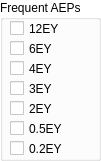
  <widget class="QGroupBox" name="groupBox_FAEP">
   <property name="geometry">
    <rect>
     <x>10</x>
     <y>370</y>
     <width>101</width>
     <height>161</height>
    </rect>
   </property>
   <property name="palette">
    <palette>
     <active>
      <colorrole role="WindowText">
       <brush brushstyle="SolidPattern">
        <color alpha="255">
         <red>0</red>
         <green>0</green>
         <blue>0</blue>
        </color>
       </brush>
      </colorrole>
      <colorrole role="Button">
       <brush brushstyle="SolidPattern">
        <color alpha="255">
         <red>255</red>
         <green>255</green>
         <blue>255</blue>
        </color>
       </brush>
      </colorrole>
      <colorrole role="Light">
       <brush brushstyle="SolidPattern">
        <color alpha="255">
         <red>255</red>
         <green>255</green>
         <blue>255</blue>
        </color>
       </brush>
      </colorrole>
      <colorrole role="Midlight">
       <brush brushstyle="SolidPattern">
        <color alpha="255">
         <red>255</red>
         <green>255</green>
         <blue>255</blue>
        </color>
       </brush>
      </colorrole>
      <colorrole role="Dark">
       <brush brushstyle="SolidPattern">
        <color alpha="255">
         <red>127</red>
         <green>127</green>
         <blue>127</blue>
        </color>
       </brush>
      </colorrole>
      <colorrole role="Mid">
       <brush brushstyle="SolidPattern">
        <color alpha="255">
         <red>170</red>
         <green>170</green>
         <blue>170</blue>
        </color>
       </brush>
      </colorrole>
      <colorrole role="Text">
       <brush brushstyle="SolidPattern">
        <color alpha="255">
         <red>0</red>
         <green>0</green>
         <blue>0</blue>
        </color>
       </brush>
      </colorrole>
      <colorrole role="BrightText">
       <brush brushstyle="SolidPattern">
        <color alpha="255">
         <red>255</red>
         <green>255</green>
         <blue>255</blue>
        </color>
       </brush>
      </colorrole>
      <colorrole role="ButtonText">
       <brush brushstyle="SolidPattern">
        <color alpha="255">
         <red>0</red>
         <green>0</green>
         <blue>0</blue>
        </color>
       </brush>
      </colorrole>
      <colorrole role="Base">
       <brush brushstyle="SolidPattern">
        <color alpha="255">
         <red>255</red>
         <green>255</green>
         <blue>255</blue>
        </color>
       </brush>
      </colorrole>
      <colorrole role="Window">
       <brush brushstyle="SolidPattern">
        <color alpha="255">
         <red>255</red>
         <green>255</green>
         <blue>255</blue>
        </color>
       </brush>
      </colorrole>
      <colorrole role="Shadow">
       <brush brushstyle="SolidPattern">
        <color alpha="255">
         <red>0</red>
         <green>0</green>
         <blue>0</blue>
        </color>
       </brush>
      </colorrole>
      <colorrole role="AlternateBase">
       <brush brushstyle="SolidPattern">
        <color alpha="255">
         <red>255</red>
         <green>255</green>
         <blue>255</blue>
        </color>
       </brush>
      </colorrole>
      <colorrole role="ToolTipBase">
       <brush brushstyle="SolidPattern">
        <color alpha="255">
         <red>255</red>
         <green>255</green>
         <blue>220</blue>
        </color>
       </brush>
      </colorrole>
      <colorrole role="ToolTipText">
       <brush brushstyle="SolidPattern">
        <color alpha="255">
         <red>0</red>
         <green>0</green>
         <blue>0</blue>
        </color>
       </brush>
      </colorrole>
     </active>
     <inactive>
      <colorrole role="WindowText">
       <brush brushstyle="SolidPattern">
        <color alpha="255">
         <red>0</red>
         <green>0</green>
         <blue>0</blue>
        </color>
       </brush>
      </colorrole>
      <colorrole role="Button">
       <brush brushstyle="SolidPattern">
        <color alpha="255">
         <red>255</red>
         <green>255</green>
         <blue>255</blue>
        </color>
       </brush>
      </colorrole>
      <colorrole role="Light">
       <brush brushstyle="SolidPattern">
        <color alpha="255">
         <red>255</red>
         <green>255</green>
         <blue>255</blue>
        </color>
       </brush>
      </colorrole>
      <colorrole role="Midlight">
       <brush brushstyle="SolidPattern">
        <color alpha="255">
         <red>255</red>
         <green>255</green>
         <blue>255</blue>
        </color>
       </brush>
      </colorrole>
      <colorrole role="Dark">
       <brush brushstyle="SolidPattern">
        <color alpha="255">
         <red>127</red>
         <green>127</green>
         <blue>127</blue>
        </color>
       </brush>
      </colorrole>
      <colorrole role="Mid">
       <brush brushstyle="SolidPattern">
        <color alpha="255">
         <red>170</red>
         <green>170</green>
         <blue>170</blue>
        </color>
       </brush>
      </colorrole>
      <colorrole role="Text">
       <brush brushstyle="SolidPattern">
        <color alpha="255">
         <red>0</red>
         <green>0</green>
         <blue>0</blue>
        </color>
       </brush>
      </colorrole>
      <colorrole role="BrightText">
       <brush brushstyle="SolidPattern">
        <color alpha="255">
         <red>255</red>
         <green>255</green>
         <blue>255</blue>
        </color>
       </brush>
      </colorrole>
      <colorrole role="ButtonText">
       <brush brushstyle="SolidPattern">
        <color alpha="255">
         <red>0</red>
         <green>0</green>
         <blue>0</blue>
        </color>
       </brush>
      </colorrole>
      <colorrole role="Base">
       <brush brushstyle="SolidPattern">
        <color alpha="255">
         <red>255</red>
         <green>255</green>
         <blue>255</blue>
        </color>
       </brush>
      </colorrole>
      <colorrole role="Window">
       <brush brushstyle="SolidPattern">
        <color alpha="255">
         <red>255</red>
         <green>255</green>
         <blue>255</blue>
        </color>
       </brush>
      </colorrole>
      <colorrole role="Shadow">
       <brush brushstyle="SolidPattern">
        <color alpha="255">
         <red>0</red>
         <green>0</green>
         <blue>0</blue>
        </color>
       </brush>
      </colorrole>
      <colorrole role="AlternateBase">
       <brush brushstyle="SolidPattern">
        <color alpha="255">
         <red>255</red>
         <green>255</green>
         <blue>255</blue>
        </color>
       </brush>
      </colorrole>
      <colorrole role="ToolTipBase">
       <brush brushstyle="SolidPattern">
        <color alpha="255">
         <red>255</red>
         <green>255</green>
         <blue>220</blue>
        </color>
       </brush>
      </colorrole>
      <colorrole role="ToolTipText">
       <brush brushstyle="SolidPattern">
        <color alpha="255">
         <red>0</red>
         <green>0</green>
         <blue>0</blue>
        </color>
       </brush>
      </colorrole>
     </inactive>
     <disabled>
      <colorrole role="WindowText">
       <brush brushstyle="SolidPattern">
        <color alpha="255">
         <red>127</red>
         <green>127</green>
         <blue>127</blue>
        </color>
       </brush>
      </colorrole>
      <colorrole role="Button">
       <brush brushstyle="SolidPattern">
        <color alpha="255">
         <red>255</red>
         <green>255</green>
         <blue>255</blue>
        </color>
       </brush>
      </colorrole>
      <colorrole role="Light">
       <brush brushstyle="SolidPattern">
        <color alpha="255">
         <red>255</red>
         <green>255</green>
         <blue>255</blue>
        </color>
       </brush>
      </colorrole>
      <colorrole role="Midlight">
       <brush brushstyle="SolidPattern">
        <color alpha="255">
         <red>255</red>
         <green>255</green>
         <blue>255</blue>
        </color>
       </brush>
      </colorrole>
      <colorrole role="Dark">
       <brush brushstyle="SolidPattern">
        <color alpha="255">
         <red>127</red>
         <green>127</green>
         <blue>127</blue>
        </color>
       </brush>
      </colorrole>
      <colorrole role="Mid">
       <brush brushstyle="SolidPattern">
        <color alpha="255">
         <red>170</red>
         <green>170</green>
         <blue>170</blue>
        </color>
       </brush>
      </colorrole>
      <colorrole role="Text">
       <brush brushstyle="SolidPattern">
        <color alpha="255">
         <red>127</red>
         <green>127</green>
         <blue>127</blue>
        </color>
       </brush>
      </colorrole>
      <colorrole role="BrightText">
       <brush brushstyle="SolidPattern">
        <color alpha="255">
         <red>255</red>
         <green>255</green>
         <blue>255</blue>
        </color>
       </brush>
      </colorrole>
      <colorrole role="ButtonText">
       <brush brushstyle="SolidPattern">
        <color alpha="255">
         <red>127</red>
         <green>127</green>
         <blue>127</blue>
        </color>
       </brush>
      </colorrole>
      <colorrole role="Base">
       <brush brushstyle="SolidPattern">
        <color alpha="255">
         <red>255</red>
         <green>255</green>
         <blue>255</blue>
        </color>
       </brush>
      </colorrole>
      <colorrole role="Window">
       <brush brushstyle="SolidPattern">
        <color alpha="255">
         <red>255</red>
         <green>255</green>
         <blue>255</blue>
        </color>
       </brush>
      </colorrole>
      <colorrole role="Shadow">
       <brush brushstyle="SolidPattern">
        <color alpha="255">
         <red>0</red>
         <green>0</green>
         <blue>0</blue>
        </color>
       </brush>
      </colorrole>
      <colorrole role="AlternateBase">
       <brush brushstyle="SolidPattern">
        <color alpha="255">
         <red>255</red>
         <green>255</green>
         <blue>255</blue>
        </color>
       </brush>
      </colorrole>
      <colorrole role="ToolTipBase">
       <brush brushstyle="SolidPattern">
        <color alpha="255">
         <red>255</red>
         <green>255</green>
         <blue>220</blue>
        </color>
       </brush>
      </colorrole>
      <colorrole role="ToolTipText">
       <brush brushstyle="SolidPattern">
        <color alpha="255">
         <red>0</red>
         <green>0</green>
         <blue>0</blue>
        </color>
       </brush>
      </colorrole>
     </disabled>
    </palette>
   </property>
   <property name="autoFillBackground">
    <bool>true</bool>
   </property>
   <property name="title">
    <string>Frequent AEPs</string>
   </property>
   <widget class="QCheckBox" name="checkBox_12ey">
    <property name="geometry">
     <rect>
      <x>10</x>
      <y>20</y>
      <width>70</width>
      <height>17</height>
     </rect>
    </property>
    <property name="text">
     <string>12EY</string>
    </property>
   </widget>
   <widget class="QCheckBox" name="checkBox_6ey">
    <property name="geometry">
     <rect>
      <x>10</x>
      <y>40</y>
      <width>70</width>
      <height>17</height>
     </rect>
    </property>
    <property name="text">
     <string>6EY</string>
    </property>
   </widget>
   <widget class="QCheckBox" name="checkBox_4ey">
    <property name="geometry">
     <rect>
      <x>10</x>
      <y>60</y>
      <width>70</width>
      <height>17</height>
     </rect>
    </property>
    <property name="text">
     <string>4EY</string>
    </property>
   </widget>
   <widget class="QCheckBox" name="checkBox_3ey">
    <property name="geometry">
     <rect>
      <x>10</x>
      <y>80</y>
      <width>70</width>
      <height>17</height>
     </rect>
    </property>
    <property name="text">
     <string>3EY</string>
    </property>
   </widget>
   <widget class="QCheckBox" name="checkBox_2ey">
    <property name="geometry">
     <rect>
      <x>10</x>
      <y>100</y>
      <width>70</width>
      <height>17</height>
     </rect>
    </property>
    <property name="text">
     <string>2EY</string>
    </property>
   </widget>
   <widget class="QCheckBox" name="checkBox_05ey">
    <property name="geometry">
     <rect>
      <x>10</x>
      <y>120</y>
      <width>70</width>
      <height>17</height>
     </rect>
    </property>
    <property name="text">
     <string>0.5EY</string>
    </property>
   </widget>
   <widget class="QCheckBox" name="checkBox_02ey">
    <property name="geometry">
     <rect>
      <x>10</x>
      <y>140</y>
      <width>70</width>
      <height>17</height>
     </rect>
    </property>
    <property name="text">
     <string>0.2EY</string>
    </property>
   </widget>
  </widget>
